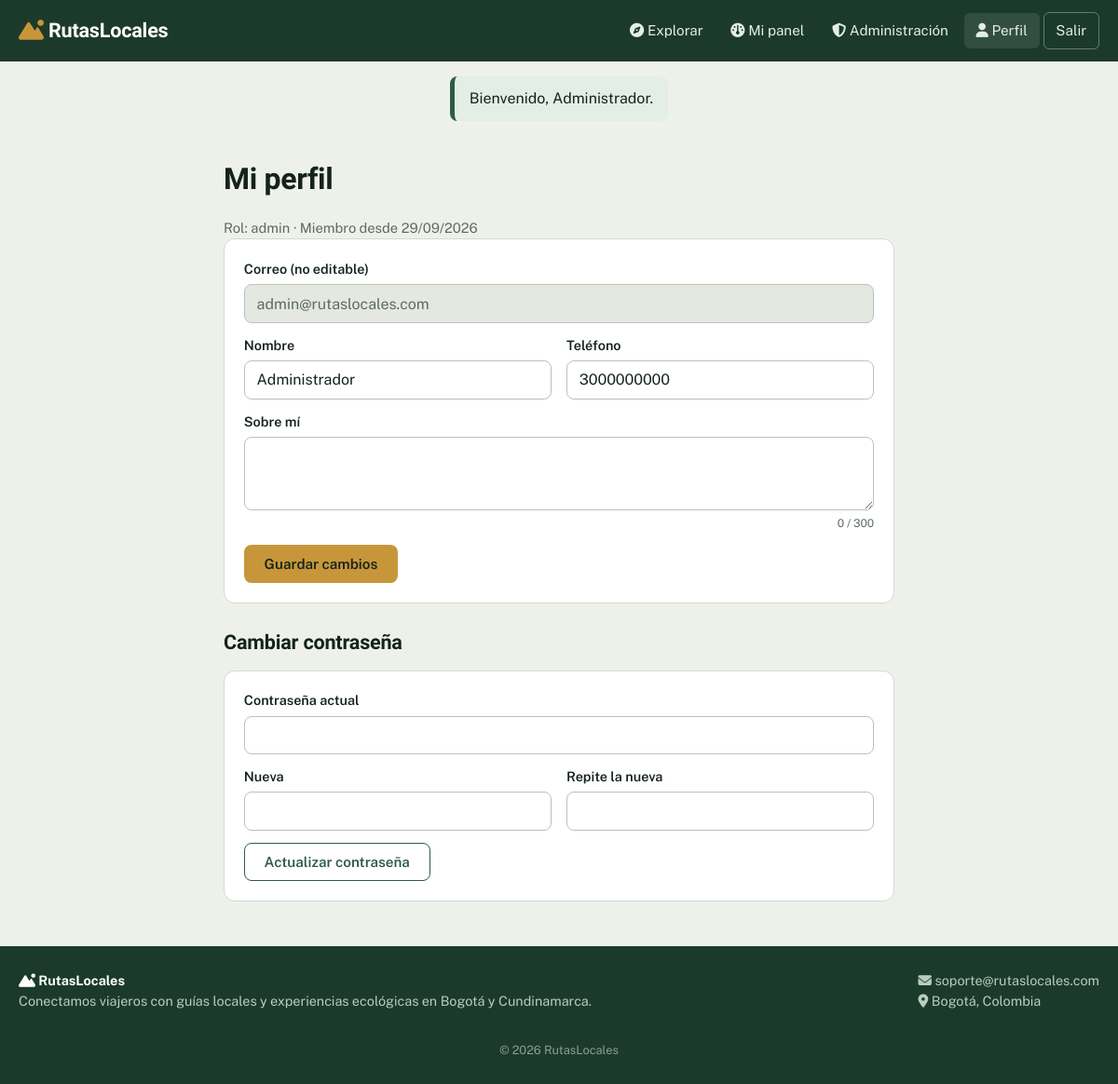
The app's page /perfil.php (signed in) with its own data.
### tables this page shows
CREATE TABLE usuarios (
    id_usuario INT AUTO_INCREMENT PRIMARY KEY,
    nombre VARCHAR(100) NOT NULL,
    email VARCHAR(100) NOT NULL UNIQUE,
    password VARCHAR(255) NOT NULL,
    rol ENUM('turista','guia','admin') NOT NULL DEFAULT 'turista',
    telefono VARCHAR(20) NULL,
    bio VARCHAR(300) NULL,
    fecha_registro TIMESTAMP DEFAULT CURRENT_TIMESTAMP
);

### includes/config.php (called while the page is built, shortened)
<?php
function e($s) { return htmlspecialchars((string)$s, ENT_QUOTES, 'UTF-8'); }

### perfil.php (the view, shortened to what this page needs)
<?php
require 'includes/header.php';
$u = usuario();
$f = $pdo->prepare("SELECT * FROM usuarios WHERE id_usuario = ?"); $f->execute([$u['id']]); $p = $f->fetch();
?>
<main class="contenedor estrecho">
    <h1 class="titulo-pagina">Mi perfil</h1>
    <p class="meta">Rol: <?= e($p['rol']) ?> · Miembro desde <?= e(date('d/m/Y', strtotime($p['fecha_registro']))) ?></p>
    <form method="POST" class="form-grid bloque" novalidate>
        <label class="full">Correo (no editable) <input value="<?= e($p['email']) ?>" disabled></label>
        <label>Nombre <input name="nombre" value="<?= e($p['nombre']) ?>" required></label>
        <label>Teléfono <input name="telefono" value="<?= e($p['telefono']) ?>"></label>
        <label class="full">Sobre mí <textarea name="bio" rows="3" maxlength="300" data-counter><?= e($p['bio']) ?></textarea><small class="contador"></small></label>
        <div class="full"><button class="btn btn-primario">Guardar cambios</button></div>
    </form>
    <h2>Cambiar contraseña</h2>
    <form method="POST" class="form-grid bloque" novalidate>
        <label class="full">Contraseña actual <input type="password" name="actual" required></label>
        <label>Nueva <input type="password" name="nueva" required minlength="8"></label>
        <label>Repite la nueva <input type="password" name="nueva2" required></label>
        <div class="full"><button class="btn btn-borde">Actualizar contraseña</button></div>
    </form>
</main>
<?php require 'includes/footer.php'; ?>

### assets/style.css (style rules this page uses)
:root { --niebla:#eef1ea; --tinta:#14231c; --musgo:#2e5b43; --musgo-osc:#1b3a2b; --frailejon:#c8963a; --laguna:#2a6f86; --linea:#d3dad0; --blanco:#fff; --alerta:#b3413a; --suave:#5d6b62; }
* { box-sizing:border-box;margin:0;padding:0 }
body { font-family:'Public Sans',system-ui,sans-serif;background:var(--niebla);color:var(--tinta);line-height:1.55;min-height:100vh;display:flex;flex-direction:column }
h1,h2,h3,.marca,.stat span,.precio { font-family:'Bricolage Grotesque','Public Sans',sans-serif;letter-spacing:-.01em }
.btn { display:inline-block;border:1px solid transparent;padding:.7rem 1.3rem;border-radius:8px;font:600 .95rem 'Public Sans',sans-serif;text-decoration:none;cursor:pointer;text-align:center;transition:background .15s,color .15s }
.btn-primario { background:var(--frailejon);color:var(--tinta) }
.btn-borde { border-color:var(--musgo);color:var(--musgo);background:transparent }
.contenedor { width:100%;max-width:1100px;margin:0 auto;padding:1.75rem 1.25rem 3rem;flex:1 }
.estrecho { max-width:760px }
.titulo-pagina { font-size:2rem;margin-bottom:1rem }
h2 { font-size:1.35rem;margin:1.6rem 0 .8rem }
.resumen,.meta,.muted { color:var(--suave);font-size:.92rem }
label { display:flex;flex-direction:column;gap:.3rem;font-weight:600;font-size:.9rem;margin-bottom:.8rem }
input,select,textarea { font:400 1rem 'Public Sans',sans-serif;padding:.65rem .8rem;border:1px solid #b9c3b7;border-radius:8px;background:#fff;color:var(--tinta);width:100% }
input:disabled { background:#e4e8e1;color:var(--suave) }
.form-grid { display:grid;grid-template-columns:1fr 1fr;gap:0 1rem }
.form-grid .full { grid-column:1/-1 }
.form-grid.bloque { background:#fff;padding:1.3rem;border-radius:12px;border:1px solid var(--linea) }
.contador { font-weight:400;color:var(--suave);text-align:right }
.bloque { background:#fff;border:1px solid var(--linea);border-radius:12px;padding:1.1rem 1.3rem }

### records on screen
usuarios: rol "admin", fecha_registro "29/09/2026", email "admin@rutaslocales.com", nombre "Administrador", telefono "3000000000"

### other values on screen
$texto "Explorar Mi panel Administración Perfil"
$msg "Bienvenido, Administrador."
